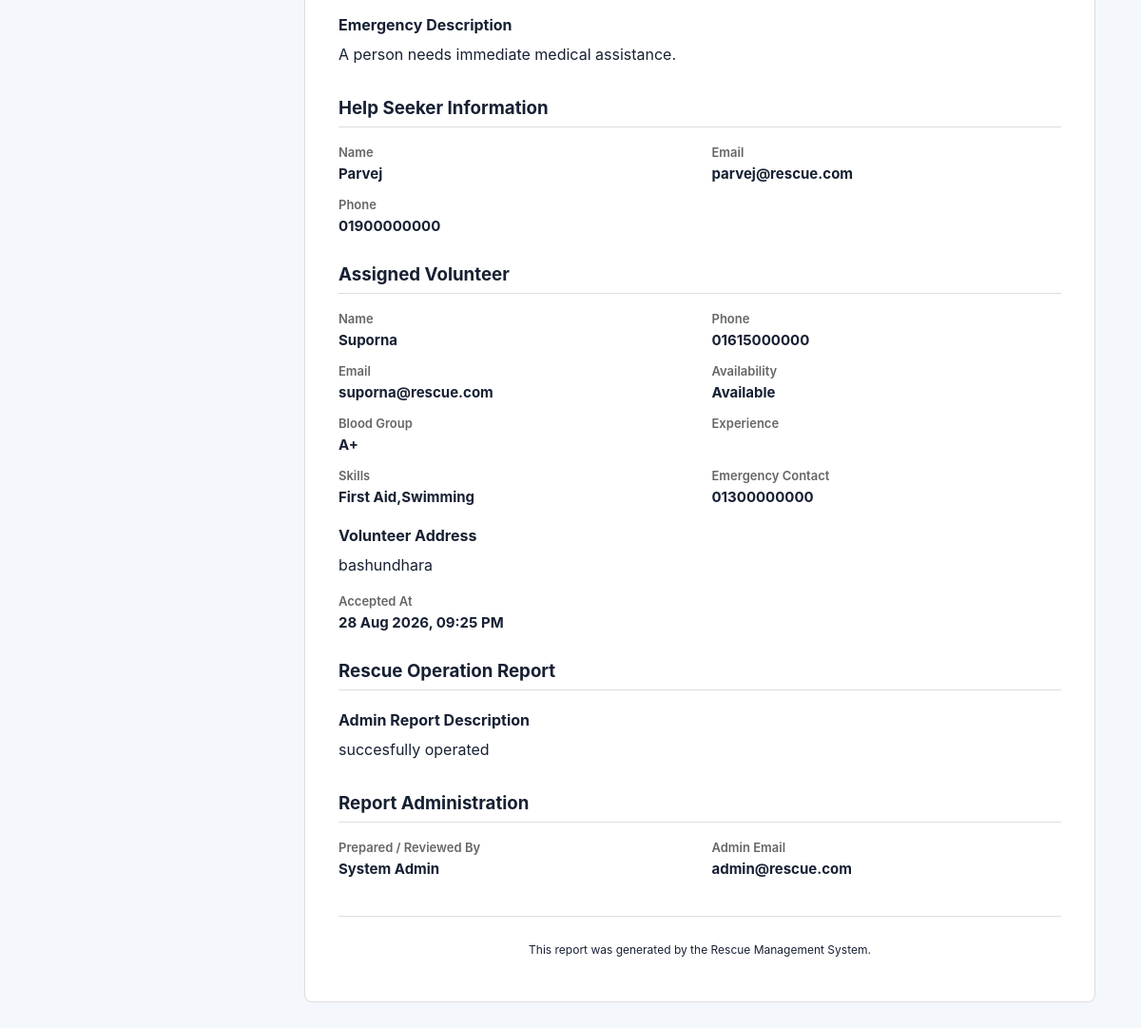
The page /index.php?page=rescue-report-view&id=4 (signed in, lower part) on the database as committed earlier.
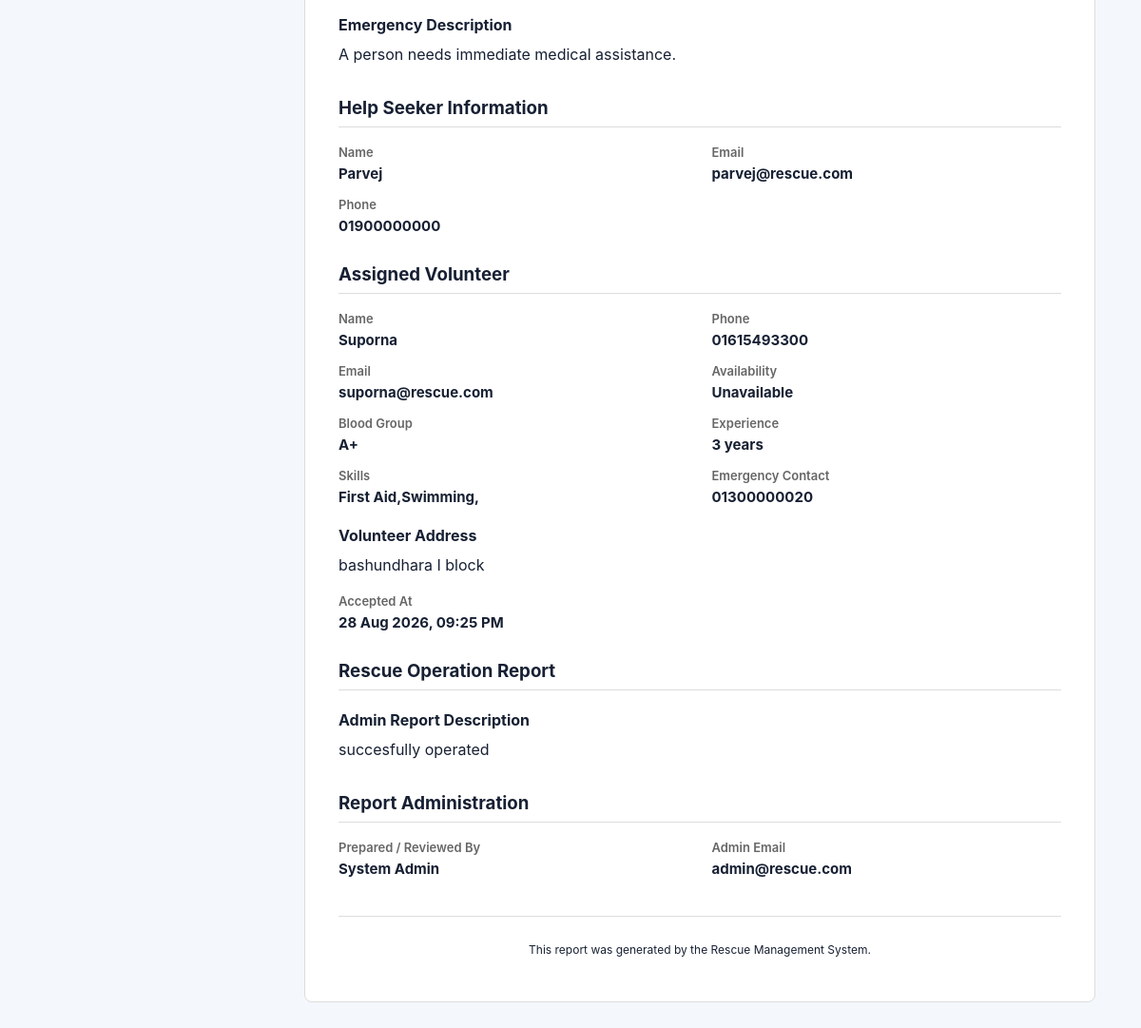
The same page on the database as committed later.
### tables this page shows
CREATE TABLE `rescue_reports` (
  `id` int(11) NOT NULL,
  `emergency_request_id` int(11) NOT NULL,
  `admin_id` int(11) NOT NULL,
  `rescue_status` enum('pending','ongoing','completed','cancelled') NOT NULL DEFAULT 'pending',
  `description` text NOT NULL,
  `created_at` timestamp NOT NULL DEFAULT current_timestamp(),
  `updated_at` timestamp NOT NULL DEFAULT current_timestamp() ON UPDATE current_timestamp()
);

CREATE TABLE `users` (
  `id` int(11) NOT NULL,
  `name` varchar(100) NOT NULL,
  `username` varchar(50) NOT NULL,
  `email` varchar(150) NOT NULL,
  `phone` varchar(20) DEFAULT NULL,
  `password` varchar(255) NOT NULL,
  `role` enum('admin','volunteer','witness','help_seeker') NOT NULL,
  `created_at` timestamp NOT NULL DEFAULT current_timestamp(),
  `updated_at` timestamp NOT NULL DEFAULT current_timestamp() ON UPDATE current_timestamp()
);

CREATE TABLE `volunteer_profiles` (
  `id` int(11) NOT NULL,
  `user_id` int(11) NOT NULL,
  `address` varchar(255) DEFAULT NULL,
  `blood_group` varchar(10) DEFAULT NULL,
  `experience` varchar(255) DEFAULT NULL,
  `skills` text DEFAULT NULL,
  `emergency_contact` varchar(100) DEFAULT NULL,
  `availability_status` enum('available','unavailable','currently_rescuing') NOT NULL DEFAULT 'available',
  `created_at` timestamp NOT NULL DEFAULT current_timestamp(),
  `updated_at` timestamp NOT NULL DEFAULT current_timestamp() ON UPDATE current_timestamp()
);

CREATE TABLE `emergency_requests` (
  `id` int(11) NOT NULL,
  `help_seeker_id` int(11) NOT NULL,
  `emergency_type` varchar(50) NOT NULL,
  `location` varchar(255) NOT NULL,
  `description` text NOT NULL,
  `priority` enum('low','medium','high','critical') NOT NULL DEFAULT 'medium',
  `victim_type` enum('self','other') NOT NULL DEFAULT 'self',
  `victim_information` text DEFAULT NULL,
  `victim_count` int(11) NOT NULL DEFAULT 1,
  `contact_information` varchar(150) NOT NULL,
  `status` enum('pending','assigned','ongoing','completed','cancelled') NOT NULL DEFAULT 'pending',
  `created_at` timestamp NOT NULL DEFAULT current_timestamp(),
  `updated_at` timestamp NOT NULL DEFAULT current_timestamp() ON UPDATE current_timestamp(),
  `volunteer_id` int(11) DEFAULT NULL,
  `accepted_at` datetime DEFAULT NULL
);

### controllers/RescueReportController.php (called while the page is built, shortened)
<?php
require_once "models/RescueReportModel.php";
function showDetailedRescueReport(
    $conn,
    $report_id
) {
    $report_id =
        (int)$report_id;
    $report =
        getDetailedRescueReportById(
            $conn,
            $report_id
        );
    require_once
        "views/admin/rescue_reports/view.php";
}

### models/RescueReportModel.php (called while the page is built, shortened)
<?php
function getDetailedRescueReportById($conn, $report_id)
{
    $sql = "
        SELECT
            rr.id AS report_id,
            rr.emergency_request_id,
            rr.rescue_status,
            rr.description AS report_description,
            rr.created_at AS report_created_at,
            rr.updated_at AS report_updated_at,
            er.emergency_type,
            er.location,
            er.description AS emergency_description,
            er.priority,
            er.victim_type,
            er.victim_information,
            er.victim_count,
            er.contact_information,
            er.status AS emergency_status,
            er.created_at AS request_created_at,
            er.updated_at AS request_updated_at,
            er.volunteer_id,
            er.accepted_at,
            hs.name AS help_seeker_name,
            hs.email AS help_seeker_email,
            hs.phone AS help_seeker_phone,
            v.name AS volunteer_name,
            v.email AS volunteer_email,
            v.phone AS volunteer_phone,
            vp.address AS volunteer_address,
            vp.blood_group AS volunteer_blood_group,
            vp.experience AS volunteer_experience,
            vp.skills AS volunteer_skills,
            vp.emergency_contact AS volunteer_emergency_contact,
            vp.availability_status AS volunteer_availability,
            a.name AS admin_name,
            a.email AS admin_email
        FROM rescue_reports AS rr
        LEFT JOIN emergency_requests AS er
            ON rr.emergency_request_id = er.id
        LEFT JOIN users AS hs
            ON er.help_seeker_id = hs.id
            AND hs.role = 'help_seeker'
        LEFT JOIN users AS v
            ON er.volunteer_id = v.id
            AND v.role = 'volunteer'
        LEFT JOIN volunteer_profiles AS vp
            ON er.volunteer_id = vp.user_id
        LEFT JOIN users AS a
            ON rr.admin_id = a.id
            AND a.role = 'admin'
        WHERE rr.id = ?
        LIMIT 1
    ";
    $stmt = mysqli_prepare(
        $conn,
        $sql
    );
    mysqli_stmt_bind_param(
        $stmt,
        "i",
        $report_id
    );
    mysqli_stmt_execute($stmt);
    $result =
        mysqli_stmt_get_result($stmt);
    $report =
        mysqli_fetch_assoc($result);
    return $report ?: null;
}

### views/admin/rescue_reports/view.php (the view, shortened to what the changed rows need)
<?php
require_once "views/partials/header.php";
?>
<div class="content">
    <div
        class="printable-rescue-report"
        id="printableRescueReport"
    >
        <div class="report-section">
            <div class="report-description">
                <h4>Emergency Description</h4>
                <p>
                    <?= nl2br(
                        htmlspecialchars(
                            $report['emergency_description']
                            ?? 'No emergency description available.'
                        )
                    ); ?>
                </p>
            </div>
        </div>
        <div class="report-section">
            <h3>Help Seeker Information</h3>
            <div class="report-grid">
                <div class="report-field">
                    <span>Name</span>
                    <strong>
                        <?= htmlspecialchars(
                            $report['help_seeker_name']
                            ?? 'N/A'
                        ); ?>
                    </strong>
                </div>
                <div class="report-field">
                    <span>Email</span>
                    <strong>
                        <?= htmlspecialchars(
                            $report['help_seeker_email']
                            ?? 'N/A'
                        ); ?>
                    </strong>
                </div>
                <div class="report-field">
                    <span>Phone</span>
                    <strong>
                        <?= htmlspecialchars(
                            $report['help_seeker_phone']
                            ?? 'N/A'
                        ); ?>
                    </strong>
                </div>
            </div>
        </div>
        <div class="report-section">
            <h3>Assigned Volunteer</h3>
            <?php if (!empty($report['volunteer_id'])): ?>
                <div class="report-grid">
                    <div class="report-field">
                        <span>Name</span>
                        <strong>
                            <?= htmlspecialchars(
                                $report['volunteer_name']
                                ?? 'N/A'
                            ); ?>
                        </strong>
                    </div>
                    <div class="report-field">
                        <span>Phone</span>
                        <strong>
                            <?= htmlspecialchars(
                                $report['volunteer_phone']
                                ?? 'N/A'
                            ); ?>
                        </strong>
                    </div>
                    <div class="report-field">
                        <span>Email</span>
                        <strong>
                            <?= htmlspecialchars(
                                $report['volunteer_email']
                                ?? 'N/A'
                            ); ?>
                        </strong>
                    </div>
                    <div class="report-field">
                        <span>Availability</span>
                        <strong>
                            <?= htmlspecialchars(
                                ucfirst(
                                    str_replace(
                                        '_',
                                        ' ',
                                        $report[
                                            'volunteer_availability'
                                        ]
                                        ?? 'N/A'
                                    )
                                )
                            ); ?>
                        </strong>
                    </div>
                    <div class="report-field">
                        <span>Blood Group</span>
                        <strong>
                            <?= htmlspecialchars(
                                $report['volunteer_blood_group']
                                ?? 'N/A'
                            ); ?>
                        </strong>
                    </div>
                    <div class="report-field">
                        <span>Experience</span>
                        <strong>
                            <?= htmlspecialchars(
                                $report['volunteer_experience']
                                ?? 'N/A'
                            ); ?>
                        </strong>
                    </div>
                    <div class="report-field">
                        <span>Skills</span>
                        <strong>
                            <?= htmlspecialchars(
                                $report['volunteer_skills']
                                ?? 'N/A'
                            ); ?>
                        </strong>
                    </div>
                    <div class="report-field">
                        <span>Emergency Contact</span>
                        <strong>
                            <?= htmlspecialchars(
                                $report[
                                    'volunteer_emergency_contact'
                                ]
                                ?? 'N/A'
                            ); ?>
                        </strong>
                    </div>
                </div>
                <div class="report-description">
                    <h4>Volunteer Address</h4>
                    <p>
                        <?= htmlspecialchars(
                            $report['volunteer_address']
                            ?? 'N/A'
                        ); ?>
                    </p>
                </div>
                <div class="report-grid">
                    <div class="report-field">
                        <span>Accepted At</span>
                        <strong>
                            <?php
                            echo !empty($report['accepted_at'])
                                ? htmlspecialchars(
                                    date(
                                        'd M Y, h:i A',
                                        strtotime(
                                            $report['accepted_at']
                                        )
                                    )
                                )
                                : 'N/A';
                            ?>
                        </strong>
                    </div>
                </div>
            <?php else: ?>
                <p>
                    No volunteer was assigned to this emergency request.
                </p>
            <?php endif; ?>
        </div>
        <div class="report-section">
            <h3>Rescue Operation Report</h3>
            <div class="report-description">
                <h4>Admin Report Description</h4>
                <p>
                    <?= nl2br(
                        htmlspecialchars(
                            $report['report_description']
                            ?? 'No report description available.'
                        )
                    ); ?>
                </p>
            </div>
        </div>
        <div class="report-section">
            <h3>Report Administration</h3>
            <div class="report-grid">
                <div class="report-field">
                    <span>Prepared / Reviewed By</span>
                    <strong>
                        <?= htmlspecialchars(
                            $report['admin_name']
                            ?? 'System Admin'
                        ); ?>
                    </strong>
                </div>
                <div class="report-field">
                    <span>Admin Email</span>
                    <strong>
                        <?= htmlspecialchars(
                            $report['admin_email']
                            ?? 'N/A'
                        ); ?>
                    </strong>
                </div>
            </div>
        </div>
        <div class="report-document-footer">
            <p>
                This report was generated by the
                Rescue Management System.
            </p>
        </div>
    </div>
</div>
<?php
require_once "views/partials/footer.php";
?>

Rows that differ between the two databases and show on the page:
changed through a linked row, rescue_reports "succesfully operated": users.phone "01615000000" → "01615493300"; volunteer_profiles.availability_status "Available" → "Unavailable"; volunteer_profiles.experience (not shown) → "3 years"; volunteer_profiles.skills "First Aid,Swimming" → "First Aid,Swimming,"; volunteer_profiles.emergency_contact "01300000000" → "01300000020"; volunteer_profiles.address "bashundhara" → "bashundhara I block"
